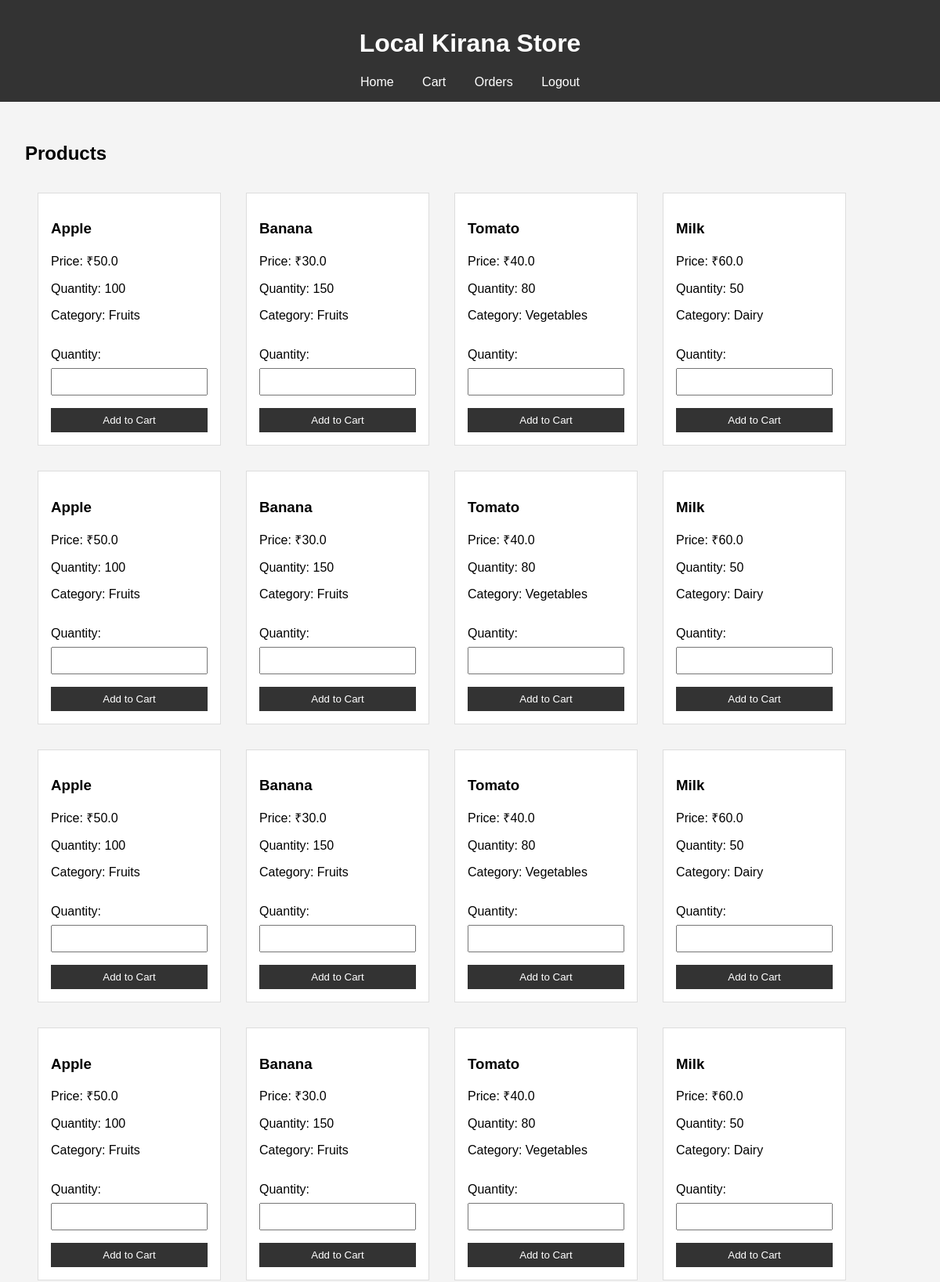
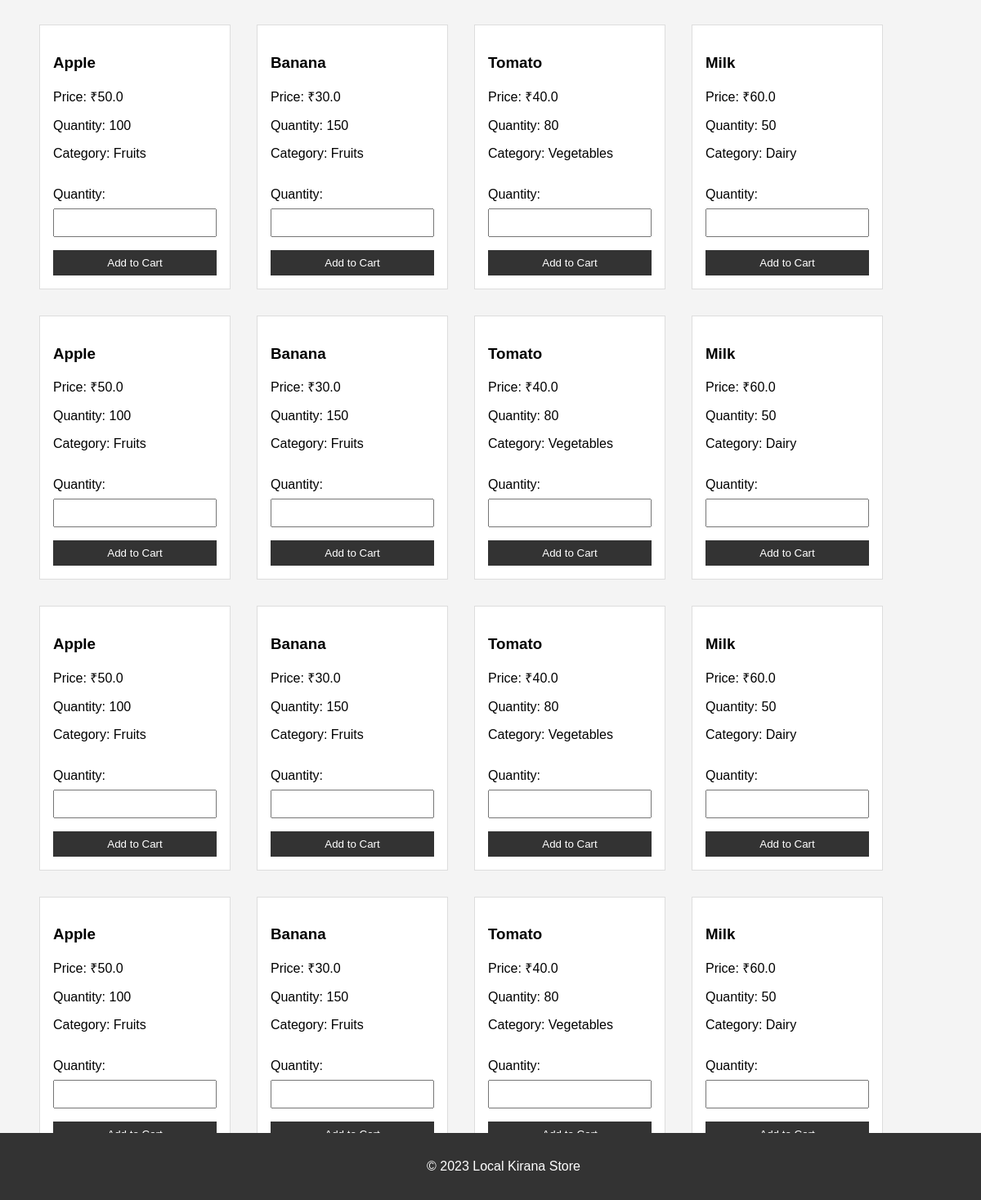
/ (signed in), run on the app's committed database (2 pictures, top to bottom).
### tables this page shows
CREATE TABLE products (
        id INTEGER PRIMARY KEY AUTOINCREMENT,
        name TEXT NOT NULL,
        price REAL NOT NULL,
        quantity INTEGER NOT NULL,
        image TEXT,
        category TEXT NOT NULL
    );

### app.py (the view)
@app.route('/')
def home():
    if 'user_id' not in session:
        return redirect(url_for('login'))
    conn = get_db()
    c = conn.cursor()
    c.execute("SELECT * FROM products")
    products = c.fetchall()
    conn.close()
    return render_template('home.html', products=products)

### app.py (called while the page is built)
def get_db():
    conn = sqlite3.connect('database.db')
    conn.row_factory = sqlite3.Row
    return conn

### templates/home.html (shortened to what this page needs)
{% extends "base.html" %}
{% block content %}
<h2>Products</h2>
<div class="products">
    {% for product in products %}
    <div class="product">
        <h3>{{ product.name }}</h3>
        <p>Price: ₹{{ product.price }}</p>
        <p>Quantity: {{ product.quantity }}</p>
        <p>Category: {{ product.category }}</p>
        <form method="post" action="{{ url_for('add_to_cart', product_id=product.id) }}">
            <label for="quantity">Quantity:</label>
            <input type="number" id="quantity" name="quantity" min="1" max="{{ product.quantity }}" required>
            <button type="submit">Add to Cart</button>
        </form>
    </div>
    {% endfor %}
</div>
{% endblock %}

### templates/base.html (shortened to what this page needs)
<!DOCTYPE html>
<html lang="en">
<head>
    <link rel="stylesheet" href="{{ url_for('static', filename='css/style.css') }}">
</head>
<body>
    <header>
        <h1>Local Kirana Store</h1>
        <nav>
            {% if session.user_id %}
                <a href="{{ url_for('home') }}">Home</a>
                <a href="{{ url_for('cart') }}">Cart</a>
                <a href="{{ url_for('orders') }}">Orders</a>
                <a href="{{ url_for('logout') }}">Logout</a>
            {% else %}
                <a href="{{ url_for('login') }}">Login</a>
                <a href="{{ url_for('register') }}">Register</a>
            {% endif %}
        </nav>
    </header>
    <main>
        {% block content %}{% endblock %}
    </main>
    <footer>
        <p>&copy; 2023 Local Kirana Store</p>
    </footer>
</body>
</html>

### static/css/style.css (style rules this page uses)
body { font-family: Arial, sans-serif; margin: 0; padding: 0; background-color: #f4f4f4; }
header { background-color: #333; color: white; padding: 1rem; text-align: center; }
nav a { color: white; margin: 0 1rem; text-decoration: none; }
main { padding: 2rem; }
.products { display: flex; flex-wrap: wrap; }
.product { background-color: white; margin: 1rem; padding: 1rem; border: 1px solid #ddd; width: 200px; }
form { display: flex; flex-direction: column; max-width: 300px; }
label { margin-top: 1rem; }
input, select, button { padding: 0.5rem; margin-top: 0.5rem; }
button { background-color: #333; color: white; border: none; cursor: pointer; margin-top: 1rem; }
footer { background-color: #333; color: white; text-align: center; padding: 1rem; position: fixed; bottom: 0; width: 100%; }

### data on the page
products: name "Apple", price "50.0", quantity "100", category "Fruits"
products: name "Banana", price "30.0", quantity "150", category "Fruits"
products: name "Tomato", price "40.0", quantity "80", category "Vegetables"
products: name "Milk", price "60.0", quantity "50", category "Dairy"
products: name "Apple", price "50.0", quantity "100", category "Fruits"
products: name "Banana", price "30.0", quantity "150", category "Fruits"
products: name "Tomato", price "40.0", quantity "80", category "Vegetables"
products: name "Milk", price "60.0", quantity "50", category "Dairy"
products: name "Apple", price "50.0", quantity "100", category "Fruits"
products: name "Banana", price "30.0", quantity "150", category "Fruits"
products: name "Tomato", price "40.0", quantity "80", category "Vegetables"
products: name "Milk", price "60.0", quantity "50", category "Dairy"
products: name "Apple", price "50.0", quantity "100", category "Fruits"
products: name "Banana", price "30.0", quantity "150", category "Fruits"
products: name "Tomato", price "40.0", quantity "80", category "Vegetables"
products: name "Milk", price "60.0", quantity "50", category "Dairy"
products: name "Apple", price "50.0", quantity "100", category "Fruits"
products: name "Banana", price "30.0", quantity "150", category "Fruits"
products: name "Tomato", price "40.0", quantity "80", category "Vegetables"
products: name "Milk", price "60.0", quantity "50", category "Dairy"
products: name "Apple", price "50.0", quantity "100", category "Fruits"
products: name "Banana", price "30.0", quantity "150", category "Fruits"
products: name "Tomato", price "40.0", quantity "80", category "Vegetables"
products: name "Milk", price "60.0", quantity "50", category "Dairy"
products: name "Apple", price "50.0", quantity "100", category "Fruits"
products: name "Banana", price "30.0", quantity "150", category "Fruits"
products: name "Tomato", price "40.0", quantity "80", category "Vegetables"
products: name "Milk", price "60.0", quantity "50", category "Dairy"
products: name "Apple", price "50.0", quantity "100", category "Fruits"
products: name "Banana", price "30.0", quantity "150", category "Fruits"
products: name "Tomato", price "40.0", quantity "80", category "Vegetables"
products: name "Milk", price "60.0", quantity "50", category "Dairy"
